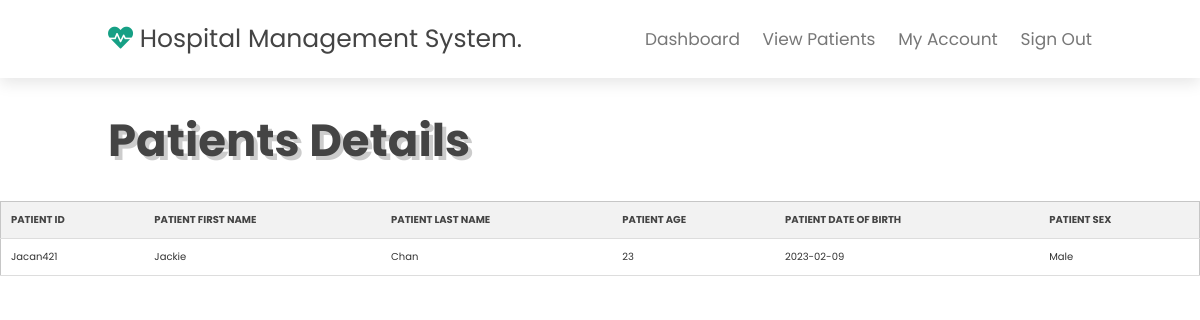
/htdocs/Software_Projects_C2010722/MoreDetailsofPatients_Practioner.php?Patient_ID=Jacan421, run on the app's committed database.
### tables this page shows
CREATE TABLE "Patients" (
	"Patient_ID"	TEXT,
	"Patient_First_Name"	TEXT,
	"Patient_Last_Name"	TEXT,
	"Patient_Age"	INTEGER,
	"Patient_Date_Of_Birth"	TEXT,
	"Patient_Sex"	TEXT,
	"Patient_Postcode"	TEXT,
	"Patient_Contact_Information"	TEXT,
	"Patient_Address"	TEXT,
	"Patient_Password"	TEXT,
	"Patient_Messages"	TEXT
);

### htdocs/Software_Projects_C2010722/MoreDetailsofPatients_Practioner.php (the view, shortened to what this page needs)
<?php require("PractionerNavBar.php");
$Patient_ID = $_GET['Patient_ID'];
$db = new SQLite3('C:\xampp\Software_Projects_C2010722_Database\Hospital_Database.db');
$sql = "SELECT * FROM Patients WHERE Patient_ID = '$Patient_ID'";
$stmt = $db->prepare($sql);
$result= $stmt->execute();
$arrayResult = [];
while($row=$result->fetchArray(SQLITE3_NUM)){
    $arrayResult [] = $row;
}
?>
<div class="container">
    <main role="main" class="pb-3">
        <section class="home" id="home">
        <div class="content">
        <h3>Patients Details</h3>
        </div>
        </section>
    </main>
</div>
                   <div class="row">
                        <div class="col-12">
    <div class="content">
               <div class="row">
                    <div class="table-container">
                        <table id="myTable2" class="responsive-table">
                                <thead>
                                        <tr>
                                    <th>Patient ID</th>
                                    <th>Patient First Name</th>
                                    <th>Patient Last Name</th>
                                    <th>Patient Age</th>
                                    <th>Patient Date Of Birth</th>
                                    <th>Patient Sex</th>
                                </thead>
                                <tbody>
                                <tr>
                                    <td><?php echo $arrayResult[0][0]?></td>
                                    <td><?php echo $arrayResult[0][1]?></td>
                                    <td><?php echo $arrayResult[0][2]?></td>
                                    <td><?php echo $arrayResult[0][3]?></td>
                                    <td><?php echo $arrayResult[0][4]?></td>
                                    <td><?php echo $arrayResult[0][5]?></td>
                                </tr>
                                    </tbody>
                            </table>
                        </div>
                     </div>
                </div>
    </div>

### htdocs/Software_Projects_C2010722/css/style.css (style rules this page uses)
:root { --green:#16a085; --black:#444; --light-color:#777; --box-shadow:.5rem .5rem 0 rgba(22, 160, 133, .2); --text-shadow:.4rem .4rem 0 rgba(0, 0, 0, .2); --border:.2rem solid var(--green); }
* { font-family: 'Poppins', sans-serif; margin:0; padding: 0; box-sizing: border-box; outline: none; border: none; text-transform: capitalize; transition: all .2s ease-out; text-decoration: none; }
html { font-size: 62.5%; overflow-x: hidden; scroll-padding-top: 7rem; scroll-behavior: smooth; }
section { padding:2rem 9%; }
.home { display: flex; align-items: center; flex-wrap: wrap; gap:1.5rem; padding-top: 10rem; }
.home .content { flex:1 1 45rem; }
.home .content h3 { font-size: 4.5rem; color:var(--black); line-height: 1.8; text-shadow: var(--text-shadow); }
.table-container { max-width: 100%; overflow-x: auto; }
.responsive-table { border-collapse: collapse; border-spacing: 0; width: 100%; max-width: 100%; margin-bottom: 1rem; background-color: #fff; color: #333; border: 1px solid #c6c6c6; border-radius: .25rem; }
.responsive-table th, .responsive-table td { padding: 1rem; vertical-align: top; text-align: left; }
.responsive-table th { font-weight: bold; background-color: #f2f2f2; }
table { border-collapse: collapse; width: 100%; max-width: 800px; margin: 0 auto; background-color: #ffffff; border: 1px solid #ddd; }
th, td { text-align: left; padding: 8px; border-bottom: 1px solid #ddd; }
th { background-color: #f2f2f2; color: #444444; font-weight: bold; text-transform: uppercase; }

### data on the page
patients: Patient_ID "Jacan421", Patient_First_Name "Jackie", Patient_Last_Name "Chan", Patient_Age "23", Patient_Date_Of_Birth "2023-02-09", Patient_Sex "Male"
